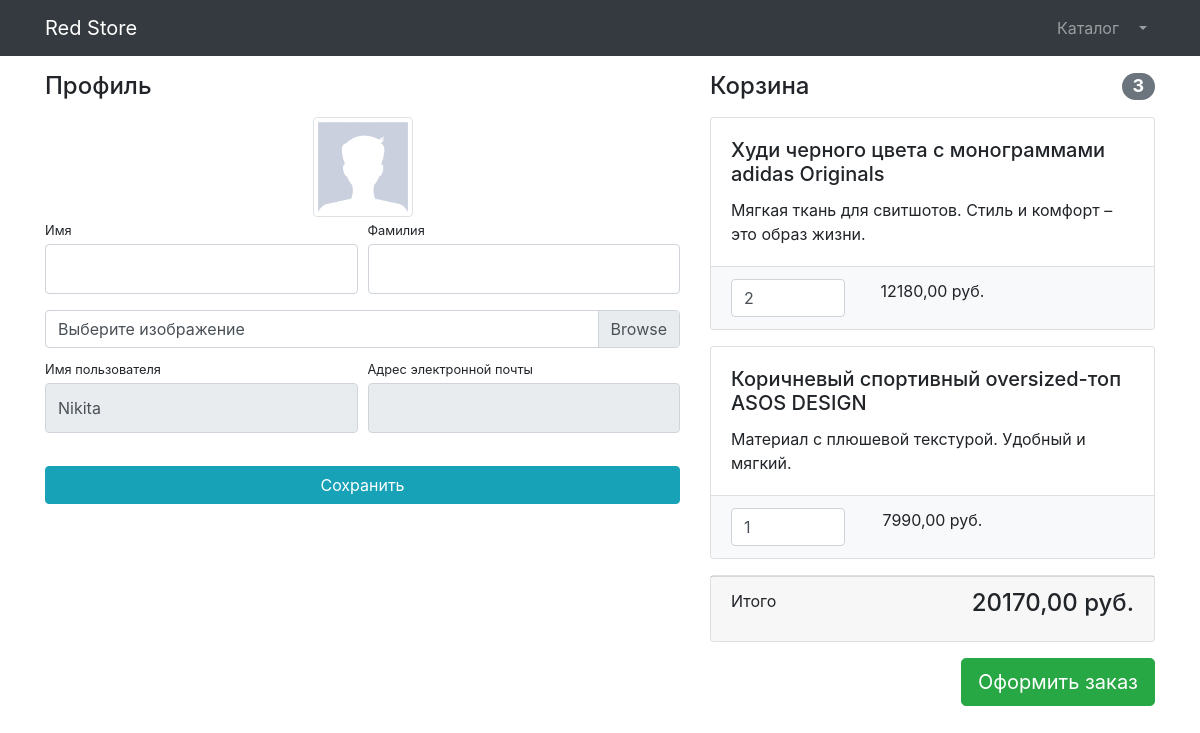
The app's page /user/profile/ (signed in) with its own data.
### users/models.py (models this page shows)
class User(AbstractUser):
    image = models.ImageField(upload_to='users_images', null=True, blank=True)

### products/models.py (models this page shows, shortened)
class Basket(models.Model):
    user = models.ForeignKey(to=User, on_delete=models.CASCADE)
    product = models.ForeignKey(to=Product, on_delete=models.CASCADE)
    quantity = models.PositiveSmallIntegerField(default=0)
    created_timestamp = models.DateTimeField(auto_now_add=True)
    objects = BasketQuerySet.as_manager()
    def sum(self):
        return self.product.price * self.quantity

class Product(models.Model):
    name = models.CharField(max_length=256)
    description = models.TextField()
    price = models.DecimalField(max_digits=10, decimal_places=2)
    quantity = models.PositiveIntegerField(default=0)
    image = models.ImageField(upload_to='products_images')
    category = models.ForeignKey(to=ProductCategory, on_delete=models.PROTECT)
    class Meta:
        verbose_name = 'Продукт'
        verbose_name_plural = 'Продукты'

### users/views.py (the view)
# urls.py: path("profile/", profile, name='profile'),
@login_required
def profile(request):
    if request.method == 'POST':
        form = UserProfileForm(instance=request.user, data=request.POST, files=request.FILES)
        if form.is_valid():
            form.save()
            return HttpResponseRedirect(reverse('users:profile'))
    else:
        form = UserProfileForm(instance=request.user)
    context = {'title' : 'Red Store - Профиль',
            'form' : form,
            'baskets' : Basket.objects.filter(user=request.user)
            }
    return render(request, "users/profile.html", context)

### users/forms.py
class UserProfileForm(UserChangeForm):
    first_name = forms.CharField(widget=forms.TextInput(attrs={
        'class' : "form-control py-4"
    }))
    last_name = forms.CharField(widget=forms.TextInput(attrs={
        'class' : "form-control py-4"
    }))
    image = forms.ImageField(widget=forms.FileInput(attrs={
        'class' : "custom-file-input"
    }), required=False)
    username = forms.CharField(widget=forms.TextInput(attrs={
        'class' : "form-control py-4", 'readonly' : True
    }))
    email = forms.CharField(widget=forms.TextInput(attrs={
        'class' : "form-control py-4", 'readonly' : True
    }))
    class Meta:
        model = User
        fields = ('first_name', 'last_name', 'image', 'username', 'email')

### products/models.py (called while the page is built)
    def total_sum(self):
        return sum([basket.sum() for basket in self])

    def total_quantity(self):
        return sum([basket.quantity for basket in self])

### users/templates/users/profile.html (shortened to what this page needs)
{% extends 'products/base.html' %}
{% load static %}
{% block css %}
    <link href="{% static 'vendor/css/profile.css' %}" rel="stylesheet">
{% endblock %}
{% block content %}
    <div class="container">
        <div class="row">
            <div class="col-lg-7">
                <h4 class="mt-3 mb-3">Профиль</h4>
                <div class="col-lg-12 text-center">
                    <img width="100" height="100"
                         src="{% if user.image %} {{ user.image.url }} {% else %} {% static 'vendor/img/users/default_avatar.jpg' %} {% endif %}"
                         class="img-thumbnail">
                </div>
                <form action="{% url 'users:profile' %}" method="post" enctype="multipart/form-data">
                    <div class="form-row">
                        <div class="col-lg-6">
                            <div class="form-group">
                                <label class="small mb-1" for="{{ form.first_name.id_for_label }}">Имя</label>
                                {{ form.first_name }}
                            </div>
                        </div>
                        <div class="col-lg-6">
                            <div class="form-group">
                                <label class="small mb-1" for="{{ form.last_name.id_for_label }}">Фамилия</label>
                                {{ form.last_name }}
                            </div>
                        </div>
                    </div>
                    <div class="form-row mb-2">
                        <div class="col-lg-12">
                            <div class="custom-file">
                                <label class="custom-file-label" for="{{ form.image.id_for_label }}">
                                    Выберите изображение
                                </label>
                            </div>
                        </div>
                    </div>
                    <div class="form-row">
                        <div class="col-lg-6">
                            <label class="small mb-1" for="{{ form.username.id_for_label }}">Имя пользователя</label>
                            {{ form.username }}
                        </div>
                        <div class="col-lg-6">
                            <label class="small mb-1" for="{{ form.email.id_for_label }}">
                                Адрес электронной почты
                            </label>
                            {{ form.email }}
                        </div>
                    </div>
                <div class="form-row">
                    <div class="col-lg-12" style="margin-top: 33px;">
                        <input class="btn btn-info btn-block" type="submit" value="Сохранить">
                    </div>
                </div>
            </form>
        </div>
        <div class="col-lg-5">
            {% include 'products/baskets.html' %}
        </div>
    </div>
</div>
{% endblock %}

### products/templates/products/baskets.html (shortened to what this page needs)
{% if baskets %}
    <h4 class="mt-3 mb-3 d-flex justify-content-between align-items-center mb-3">
        Корзина <span class="badge badge-secondary badge-pill">{{ baskets.total_quantity }}</span>
    </h4>
    {% for basket in baskets %}
    <div class="card mb-3">
    <div class="card-body">
        <h5 class="card-title">{{ basket.product.name }}</h5>
        <p class="card-text">{{ basket.product.description }}</p>
    </div>
    <ul class="list-group list-group-flush">
        <li class="list-group-item bg-light">
            <div class="row text-center">
                <div class="col-lg-4">
                    <input name="basketID" type="number" class="form-control"
                           value="{{ basket.quantity }}" min="0">
                </div>
                <div class="col-lg-4">{{ basket.sum }} руб.</div>
                <div class="col-lg-4">
                </div>
            </div>
        </li>
    </ul>
    </div>
    {% endfor %}
    <div class="card mb-3">
    <div class="card-footer">
        <p class="float-left">Итого</p>
        <h4 class="float-right">{{ baskets.total_sum }} руб.</h4>
    </div>
    </div>
    <a class="btn btn-success btn-lg float-right" href="{% url 'orders_:create_order'  %}">
    Оформить заказ
    </a>
{% else %}
    <h4 class="mt-3 mb-3 text-center">
    Корзина пустая
    </h4>
{% endif %}

### records on screen
User: username "Nikita"
Basket: total_quantity "3", product.name "Худи черного цвета с монограммами adidas Originals", product.description "Мягкая ткань для свитшотов. Стиль и комфорт – это образ жизни.", basketID "2", sum "12180,00", total_sum "20170,00"
Basket: product.name "Коричневый спортивный oversized-топ ASOS DESIGN", product.description "Материал с плюшевой текстурой. Удобный и мягкий.", basketID "1", sum "7990,00"
